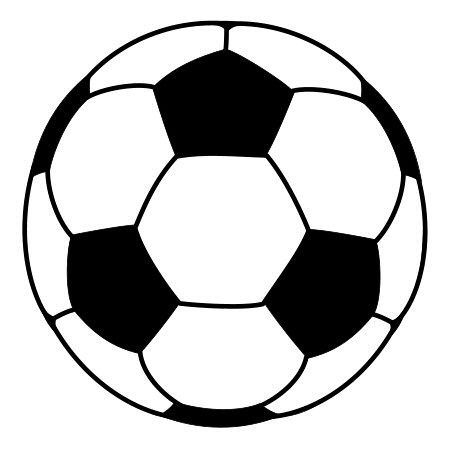
#> input picture backend/uploads/analysis_image.jpg, 450 x 450 px
$ python shapefinder.py backend/uploads/analysis_image.jpg
#> lines starting #> are read from the running program, lines starting #| are printed output that depends on the picture; after the words box and inside, x2 and y2 are one past the last pixel; in counts of white or black regions, pixels touching at a corner belong together
import cv2
import numpy as np

def detect_shape(contour):
    peri = cv2.arcLength(contour, True)
    approx = cv2.approxPolyDP(contour, 0.04 * peri, True)

    if len(approx) == 3:
        return "Triangle"
    elif len(approx) == 4:
        (x, y, w, h) = cv2.boundingRect(approx)
        ar = w / float(h)
        if 0.95 <= ar <= 1.05:
            return "Square"
        else:
            return "Rectangle"
    elif len(approx) == 5:
        return "Pentagon"
    elif len(approx) == 6:
        return "Hexagon"  # or "Unknown"
    else:
        # check circularity for smooth shapes
        area = cv2.contourArea(contour)
        if peri == 0:
            return "Unknown"
        circularity = 4 * np.pi * (area / (peri * peri))
        if circularity > 0.8:
            return "Circle"
        else:
            return "Unknown"


def main():
    import sys

    # Check if image path is provided as command line argument
    if len(sys.argv) > 1:
        image_path = sys.argv[1]
    else:
        # Fallback to input if no command line argument
        image_path = input("ENTER THE PATH:")

    # Print debugging info
    print(f"Attempting to read image: {image_path}", file=sys.stderr)

    try:
        image = cv2.imread(image_path)
#> image is the input picture: shape (450, 450, 3); min 0, max 255, mean 197.8
        if image is None:
            print("Unknown", file=sys.stdout)  # Default output for API
            print(f"Error: Image could not be read: {image_path}", file=sys.stderr)
            return
    except Exception as e:
        print("Unknown", file=sys.stdout)  # Default output for API
        print(f"Error processing image: {str(e)}", file=sys.stderr)
        return

    gray = cv2.cvtColor(image, cv2.COLOR_BGR2GRAY)
    blurred = cv2.GaussianBlur(gray, (5, 5), 0)
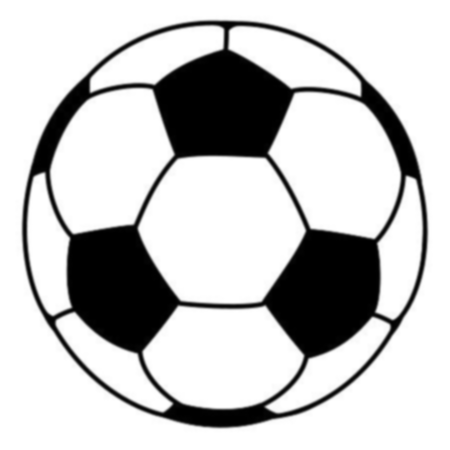
#> blurred: shape (450, 450); min 0, max 255, mean 197.8
    _, thresh = cv2.threshold(blurred, 60, 255, cv2.THRESH_BINARY_INV)
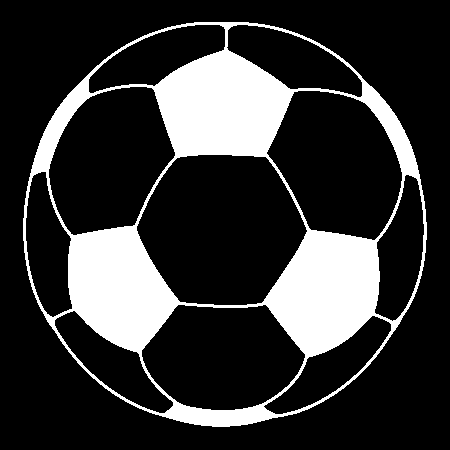
#> thresh: shape (450, 450); 20.4% white; 1 white region

    # Find contours
    contours, _ = cv2.findContours(thresh.copy(), cv2.RETR_EXTERNAL, cv2.CHAIN_APPROX_SIMPLE)
#> contours = 1 contour; box (x1, y1, x2, y2) and area: (23, 22, 427, 427) 128329

    for contour in contours:
        if cv2.contourArea(contour) < 100:
            continue  # skip small contours
        shape = detect_shape(contour)

        # Draw contour and shape name
        M = cv2.moments(contour)
        if M["m00"] != 0:
            cX = int(M["m10"] / M["m00"])
            cY = int(M["m01"] / M["m00"])
        else:
            cX, cY = 0, 0

        cv2.drawContours(image, [contour], -1, (0, 255, 0), 2)
        cv2.putText(image, shape, (cX - 50, cY),
                    cv2.FONT_HERSHEY_SIMPLEX, 0.7, (255, 0, 0), 2)
#> this loop made 1 pass
#> (peri in detect_shape, area in detect_shape, circularity in detect_shape, shape, cX, cY) on pass 1: (1337.5, 128329, 0.901, 'Circle', 224, 223)
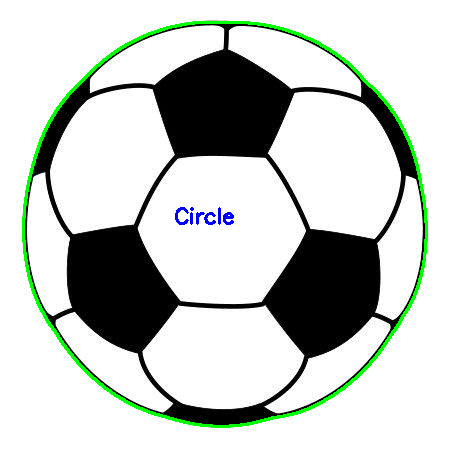
#> image: shape (450, 450, 3); 2.38% of pixels changed, all inside (x1, y1, x2, y2) = (22, 21, 428, 428)

    # Print the shape name (for API usage)
    if len(contours) > 0:
        # Use the first significant shape detected
        largest_contour = max(contours, key=cv2.contourArea)
#> largest_contour = contour of 540 points, box (x1, y1, x2, y2) (23, 22, 427, 427), area 128329
        shape = detect_shape(largest_contour)
        print(shape)
#| Circle
    else:
        print("Unknown")

    # Show the output image if not being called from API
    import sys
    if len(sys.argv) <= 1:
        cv2.imshow("Detected Shapes", image)
        cv2.waitKey(0)
        cv2.destroyAllWindows()

if __name__ == "__main__":
    main()
